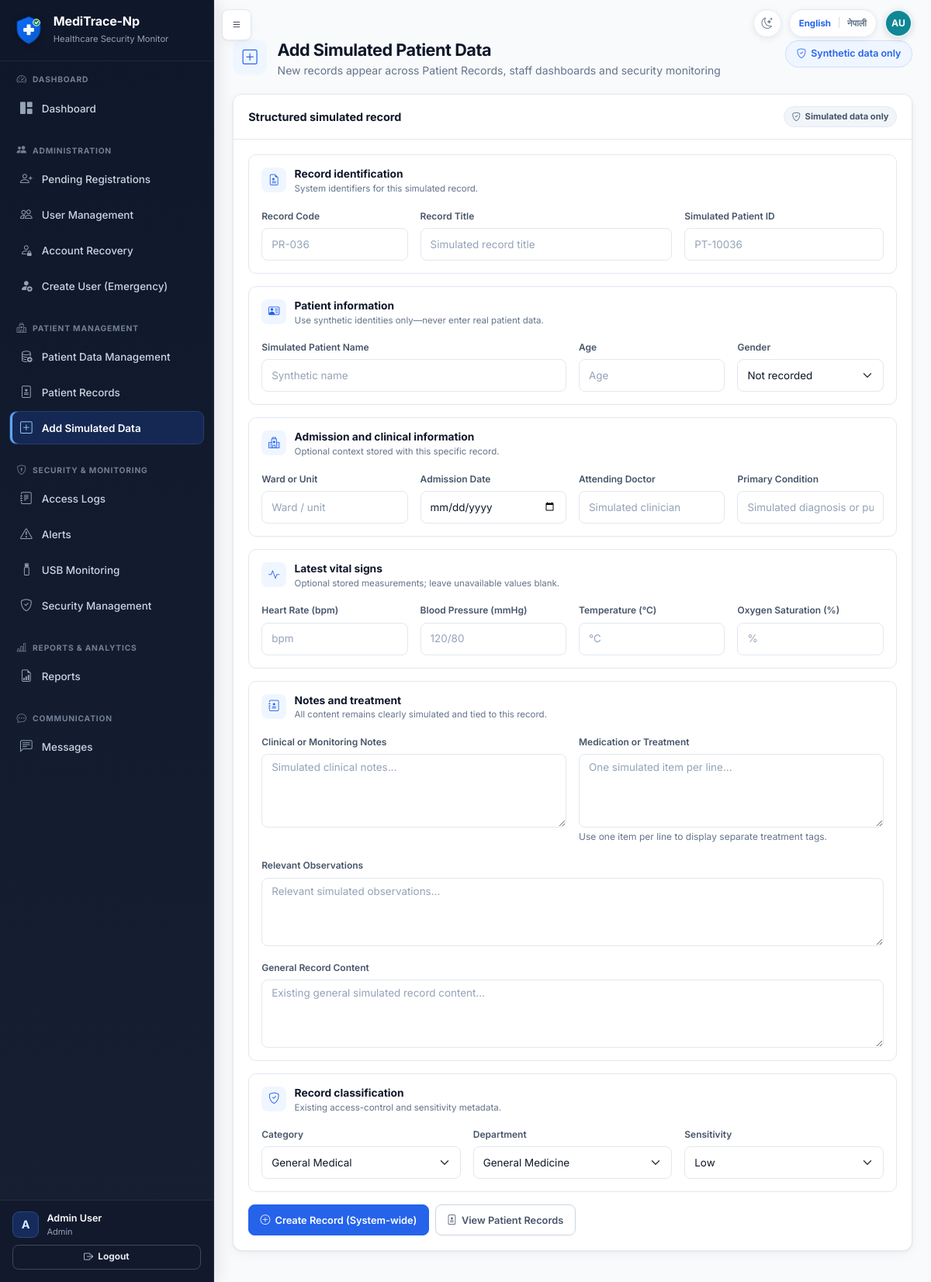
Page /simulated-patient-data (signed in) on the committed database.
### tables this page shows
CREATE TABLE users (
            id INTEGER PRIMARY KEY AUTOINCREMENT,
            full_name TEXT NOT NULL,
            staff_id TEXT NOT NULL UNIQUE,
            email TEXT NOT NULL UNIQUE,
            username TEXT NOT NULL UNIQUE,
            password_hash TEXT NOT NULL,
            role TEXT NOT NULL,
            department TEXT NOT NULL,
            work_start TEXT NOT NULL,
            work_end TEXT NOT NULL,
            approval_status TEXT NOT NULL DEFAULT 'pending',
            is_active INTEGER NOT NULL DEFAULT 1,
            approved_by INTEGER,
            approved_at TEXT,
            rejection_reason TEXT,
            created_at TEXT NOT NULL,
            last_login TEXT, is_deleted INTEGER NOT NULL DEFAULT 0, failed_attempts INTEGER NOT NULL DEFAULT 0, locked_until TEXT, last_failed_login TEXT, must_change_password INTEGER NOT NULL DEFAULT 0, credential_version INTEGER NOT NULL DEFAULT 0, credentials_changed_at TEXT, credentials_changed_by INTEGER, preferred_language TEXT NOT NULL DEFAULT 'en',
            FOREIGN KEY (approved_by) REFERENCES users(id)
        );

### app.py (the view, shortened to what this page needs)
@app.route('/simulated-patient-data', methods=['GET', 'POST'])
@login_required
@staff_or_admin_required
def simulated_patient_data():
    allowed_categories = record_categories_for_user(current_user)
    return render_template(
        'simulated_patient_data.html',
        categories=allowed_categories,
        departments=Config.DEPARTMENTS,
        sensitivities=Config.SENSITIVITY_LEVELS,
        submitted_record=None,
    )

### account_recovery.py (called while the page is built)
def _actor_dict(actor):
    return getattr(actor, '_raw', actor) or {}

def _visibility(actor, alias='r'):
    actor = _actor_dict(actor)
    if actor.get('role') == 'Super Admin':
        return '1=1', []
    if actor.get('role') == 'Admin':
        return (
            f"{alias}.requested_destination = 'administrator' AND ("
            f"{alias}.matched_user_id IS NULL OR NOT EXISTS ("
            f"SELECT 1 FROM users scoped_user WHERE scoped_user.id = {alias}.matched_user_id "
            f"AND scoped_user.role IN ('Admin', 'Super Admin')))"
        ), []
    return '1=0', []

def get_recovery_request_count(actor, open_only=True):
    where, params = _visibility(actor)
    status_sql = " AND r.status IN ('pending', 'in_review', 'identity_verified')" if open_only else ''
    conn = get_db()
    count = conn.execute(
        f'SELECT COUNT(*) AS count FROM account_recovery_requests r WHERE {where}{status_sql}',
        params,
    ).fetchone()['count']
    conn.close()
    return count

### app.py (called while the page is built, shortened)
@app.context_processor
def inject_message_context():
    ep = request.endpoint
    def nav_active(*endpoints):
        return 'active' if ep in endpoints else ''
    ctx = {
        'unread_messages': [],
        'unread_message_count': 0,
        'nav_active': nav_active,
        'APP_NAME': Config.APP_NAME,
        'open_recovery_request_count': 0,
        'is_restricted_record': is_restricted_record,
        'sensitivity_label': sensitivity_display,
        'sensitivity_key': sensitivity_key,
    }
    if current_user.is_authenticated:
        ctx['unread_messages'] = get_unread_messages_for_user(current_user.id)
        ctx['unread_message_count'] = len(ctx['unread_messages'])
        if current_user.is_admin_panel:
            ctx['open_recovery_request_count'] = get_recovery_request_count(current_user)
    return ctx

@app.before_request
def enforce_credential_session_state():
    if not current_user.is_authenticated:
        return None
    stored_version = int(session.get('credential_version', 0) or 0)
    allowed = {'change_temporary_password', 'change_language', 'logout', 'static'}
    if current_user.must_change_password and request.endpoint not in allowed:
        flash('You must replace your temporary password before continuing.', 'warning')
        return redirect(url_for('change_temporary_password'))
    return None

### auth.py (called while the page is built)
    @property
    def is_super_admin(self):
        return self.role == 'Super Admin'

### templates/simulated_patient_data.html (shortened to what this page needs)
{% extends "base.html" %}
{% from "macros.html" import page_header %}
{% from "record_form_macros.html" import patient_record_fields %}
{% block extra_head %}
<link href="{{ url_for('static', filename='css/record-forms.css') }}" rel="stylesheet">
{% endblock %}
{% block content %}
<div class="app-page">
{{ page_header('Add Simulated Patient Data', 'New records appear across Patient Records, staff dashboards and security monitoring', 'bi-plus-square', 'Synthetic data only', 'bi-shield-check') }}
<div class="card record-form-card">
  <div class="card-header"><span>Structured simulated record</span><span class="status-pill status-neutral"><i class="bi bi-shield-check"></i>Simulated data only</span></div>
  <div class="card-body">
    <form method="POST">
      {{ patient_record_fields(categories, departments, sensitivities, submitted_record) }}
      <div class="app-actions mt-3"><button type="submit" class="btn btn-primary"><i class="bi bi-plus-circle"></i>Create Record (System-wide)</button>
        <a href="{{ url_for('patient_records') }}" class="btn btn-outline-secondary"><i class="bi bi-file-medical"></i>View Patient Records</a></div>
    </form>
  </div>
</div>
</div>
{% endblock %}

### templates/base.html (shortened to what this page needs)
<!DOCTYPE html>
<html lang="{{ current_locale|default('en') }}" data-theme="light">
<head>
    <link href="https://cdn.jsdelivr.net/npm/bootstrap@5.3.2/dist/css/bootstrap.min.css" rel="stylesheet">
    <link href="https://cdn.jsdelivr.net/npm/bootstrap-icons@1.11.1/font/bootstrap-icons.css" rel="stylesheet">
    <link href="{{ url_for('static', filename='css/style.css') }}" rel="stylesheet">
    <link href="{{ url_for('static', filename='css/explainability.css') }}" rel="stylesheet">
    {% block extra_head %}{% endblock %}
    <link href="{{ url_for('static', filename='css/theme.css') }}" rel="stylesheet">
</head>
<body class="{% if current_user.is_authenticated %}has-sidebar{% endif %}">
    {% set language_return_path = request.full_path if request.query_string else request.path %}
    {% macro language_switch(extra_class='') %}
    <form method="POST" action="{{ url_for('change_language') }}" class="language-switch {{ extra_class }}" aria-label="{{ _('Switch language') }}">
        <button type="submit" name="language" value="en" class="language-option{% if current_locale == 'en' %} active{% endif %}" lang="en" aria-pressed="{{ 'true' if current_locale == 'en' else 'false' }}">English</button>
        <span class="language-divider" aria-hidden="true">|</span>
        <button type="submit" name="language" value="ne" class="language-option{% if current_locale == 'ne' %} active{% endif %}" lang="ne" aria-pressed="{{ 'true' if current_locale == 'ne' else 'false' }}">नेपाली</button>
    </form>
    {% endmacro %}
    {% macro theme_toggle(extra_class='') %}
    <button
        type="button"
        class="theme-toggle {{ extra_class }}"
        aria-label="{{ _('Switch to Dark Mode') }}"
        aria-pressed="false"
        title="{{ _('Switch to Dark Mode') }}"
        data-label-dark="{{ _('Switch to Dark Mode') }}"
        data-label-light="{{ _('Switch to Light Mode') }}"
    ><i class="bi bi-moon-stars" aria-hidden="true"></i></button>
    {% endmacro %}
    {% if current_user.is_authenticated %}
    {% from "macros.html" import user_initials %}
    {% set avatar_name = current_user.full_name|default('', true)|trim %}
    {% if not avatar_name %}{% set avatar_name = current_user.display_name|default('', true)|trim %}{% endif %}
    {% if not avatar_name %}{% set avatar_name = current_user.username|default('User', true)|trim %}{% endif %}
    <button type="button" class="btn btn-dark sidebar-toggle-btn" id="sidebarToggle" aria-label="{{ _('Toggle navigation') }}">
        <i class="bi bi-list"></i>
    </button>
    <div class="authenticated-header-actions" aria-label="{{ _('Current user') }}">
        {{ theme_toggle() }}
        {{ language_switch() }}
        <span
            class="header-user-avatar"
            role="img"
            aria-label="{{ _('Signed in as {name}', name=avatar_name) }}"
            title="{{ avatar_name }}"
        >{{ user_initials(current_user) }}</span>
    </div>
    <aside class="sidebar" id="sidebar">
        <div class="sidebar-brand">
            <img src="{{ url_for('static', filename='images/meditrace-logo.svg') }}" alt="{{ APP_NAME|default('MediTrace-Np') }}" class="brand-logo">
            <div>
                <h5 class="text-white mb-0 brand-title">{{ APP_NAME|default('MediTrace-Np') }}</h5>
                <small class="text-muted">Healthcare Security Monitor</small>
            </div>
        </div>
        <div class="sidebar-nav-scroll">
            {% import "sidebar_macros.html" as sidebar with context %}
            {% if current_user.is_admin_panel %}
                {{ sidebar.admin_sidebar() }}
            {% else %}
                {{ sidebar.staff_sidebar() }}
            {% endif %}
        </div>
        <div class="sidebar-footer">
            <div class="sidebar-user-summary">
                <span class="sidebar-user-avatar" aria-hidden="true">{{ current_user.full_name[:1]|upper }}</span>
                <div class="sidebar-user-copy">
                    <div class="small text-muted sidebar-user-name">{{ current_user.full_name }}</div>
                    <div class="small text-muted sidebar-user-role">{{ tr_display(current_user.role) }}</div>
                </div>
            </div>
            <a href="{{ url_for('logout') }}" class="btn btn-outline-light btn-sm mt-2 w-100 fw-bold">
                <i class="bi bi-box-arrow-right"></i> Logout
            </a>
        </div>
    </aside>
    <main class="main-content" id="mainContent">
    {% else %}
    <div class="public-header-actions">
        {{ theme_toggle('public-theme-toggle') }}
        {{ language_switch('public-language-switch') }}
    </div>
    <main class="auth-main container py-4">
    {% endif %}
            {% block content %}{% endblock %}
    {% if current_user.is_authenticated %}
    </main>
    {% else %}
    </main>
    {% endif %}
</body>
</html>

### templates/sidebar_macros.html (shortened to what this page needs)
{% macro section_header(icon, title) %}
<div class="sidebar-section-header">
    <i class="bi {{ icon }}"></i>
    <span>{{ _(title) }}</span>
</div>
{% endmacro %}
{% macro admin_sidebar() %}
<ul class="nav flex-column sidebar-nav">
    {{ section_header('bi-speedometer2', 'Dashboard') }}
    <li class="nav-item">
        <a class="nav-link {{ nav_active('admin_dashboard') }}" href="{{ url_for('admin_dashboard') }}">
            <i class="bi bi-grid-1x2-fill"></i><span>Dashboard</span>
        </a>
    </li>
    {{ section_header('bi-people-fill', 'Administration') }}
    <li class="nav-item">
        <a class="nav-link {{ nav_active('pending_users') }}" href="{{ url_for('pending_users') }}">
            <i class="bi bi-person-plus"></i><span>Pending Registrations</span>
        </a>
    </li>
    <li class="nav-item">
        <a class="nav-link {{ nav_active('user_management', 'user_activity') }}" href="{{ url_for('user_management') }}">
            <i class="bi bi-people"></i><span>User Management</span>
        </a>
    </li>
    <li class="nav-item">
        <a class="nav-link {{ nav_active('recovery_requests', 'recovery_request_detail') }}" href="{{ url_for('recovery_requests') }}">
            <i class="bi bi-person-lock"></i><span>Account Recovery</span>
        </a>
    </li>
    <li class="nav-item">
        <a class="nav-link {{ nav_active('admin_create_user') }}" href="{{ url_for('admin_create_user') }}">
            <i class="bi bi-person-fill-add"></i><span>Create User (Emergency)</span>
        </a>
    </li>
    {{ section_header('bi-hospital', 'Patient Management') }}
    <li class="nav-item">
        <a class="nav-link {{ nav_active('patient_data_management') }}" href="{{ url_for('patient_data_management') }}">
            <i class="bi bi-database-add"></i><span>Patient Data Management</span>
        </a>
    </li>
    <li class="nav-item">
        <a class="nav-link {{ nav_active('patient_records', 'record_detail') }}" href="{{ url_for('patient_records') }}">
            <i class="bi bi-file-medical"></i><span>Patient Records</span>
        </a>
    </li>
    <li class="nav-item">
        <a class="nav-link {{ nav_active('simulated_patient_data') }}" href="{{ url_for('simulated_patient_data') }}">
            <i class="bi bi-plus-square"></i><span>Add Simulated Data</span>
        </a>
    </li>
    {{ section_header('bi-shield-lock', 'Security & Monitoring') }}
    <li class="nav-item">
        <a class="nav-link {{ nav_active('admin_events') }}" href="{{ url_for('admin_events') }}">
            <i class="bi bi-journal-text"></i><span>Access Logs</span>
        </a>
    </li>
    <li class="nav-item">
        <a class="nav-link {{ nav_active('admin_alerts') }}" href="{{ url_for('admin_alerts') }}">
            <i class="bi bi-exclamation-triangle"></i><span>Alerts</span>
        </a>
    </li>
    <li class="nav-item">
        <a class="nav-link {{ nav_active('usb_monitoring') }}" href="{{ url_for('usb_monitoring') }}">
            <i class="bi bi-usb-drive"></i><span>USB Monitoring</span>
        </a>
    </li>
    <li class="nav-item">
        <a class="nav-link {{ nav_active('security_management', 'retrain_behaviour_model') }}" href="{{ url_for('security_management') }}">
            <i class="bi bi-shield-check"></i><span>Security Management</span>
        </a>
    </li>
    {{ section_header('bi-bar-chart-line', 'Reports & Analytics') }}
    <li class="nav-item">
        <a class="nav-link {{ nav_active('admin_reports', 'view_report') }}" href="{{ url_for('admin_reports') }}">
            <i class="bi bi-file-earmark-bar-graph"></i><span>Reports</span>
        </a>
    </li>
    {{ section_header('bi-chat-dots', 'Communication') }}
    <li class="nav-item">
        <a class="nav-link {{ nav_active('admin_messages') }}" href="{{ url_for('admin_messages') }}">
            <i class="bi bi-chat-left-text"></i><span>Messages</span>
        </a>
    </li>
</ul>
{% endmacro %}

### static/css/record-forms.css (style rules this page uses)
.record-form-card { width: 100%; max-width: 1280px; }

### static/css/theme.css (style rules this page uses)
.theme-toggle { width: 36px; height: 36px; display: inline-flex; align-items: center; justify-content: center; flex: 0 0 36px; padding: 0; color: var(--app-muted); background: rgba(255, 255, 255, 0.94); border: 1px solid var(--app-border); border-radius: 999px; box-shadow: 0 2px 8px rgba(15, 23, 42, 0.08); font-size: 0.9rem; line-height: 1; cursor: pointer; transition: color 0.15s ease, background 0.15s ease, border-color 0.15s ease; }

### rows in the picture
users: full_name "A", full_name "Admin User", role "Admin"

### other values in the picture
{{ (name_parts[0][0] ~ name_parts[-1][0])|upper }} "AU"
{{ APP_NAME|default('MediTrace-Np') }} "MediTrace-Np"
form field record_category "General Medical"
form field department "General Medicine"
form field sensitivity_level "Low"
